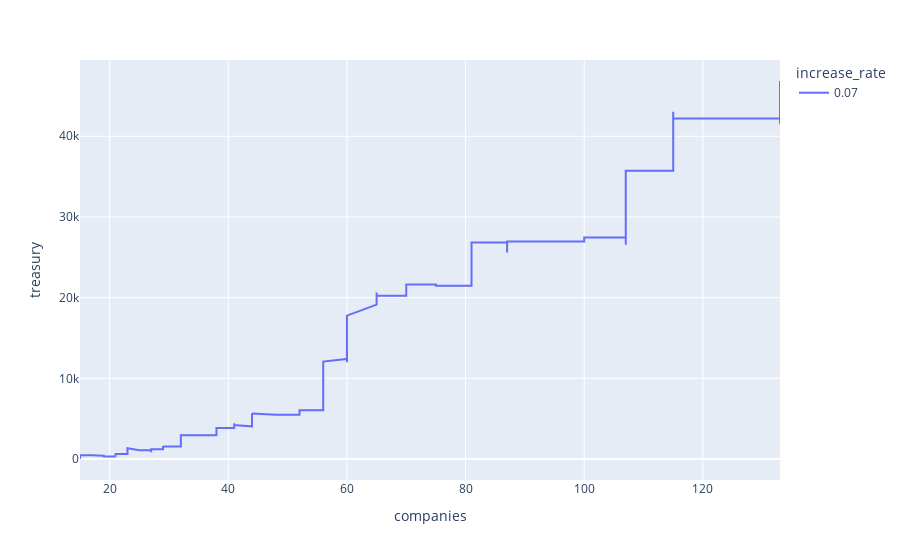

Notebook source saved alongside this figure:
### Code cell
filtered_df = df.query('decrease_rate == 0.005 & run == 1')

filtered_df.plot(
    kind='line',
    x='companies', # Variable on the horizontal axis
    y='treasury', # Variables on the vertical axis
    color='increase_rate' # Color by prey_death_parameter
)

### Figure 1 — Plotly figure (JSON) as saved in the notebook; plotly's stock layout.template omitted (floating-point values rounded to 4 significant figures; data arrays with more than 128 entries replaced by an {"elided": "..."} marker saying what was removed)
{"data": [{"hovertemplate": "increase_rate=0.07<br>companies=%{x}<br>treasury=%{y}<extra></extra>", "legendgroup": "0.07", "line": {"color": "#636efa", "dash": "solid"}, "mode": "lines", "name": "0.07", "orientation": "v", "showlegend": true, "type": "scatter", "x": {"elided": "366 int values"}, "xaxis": "x", "y": {"elided": "366 float values"}, "yaxis": "y"}], "layout": {"legend": {"title": {"text": "increase_rate"}, "tracegroupgap": 0}, "margin": {"t": 60}, "xaxis": {"anchor": "y", "domain": [0, 1], "title": {"text": "companies"}}, "yaxis": {"anchor": "x", "domain": [0, 1], "title": {"text": "treasury"}}}}
